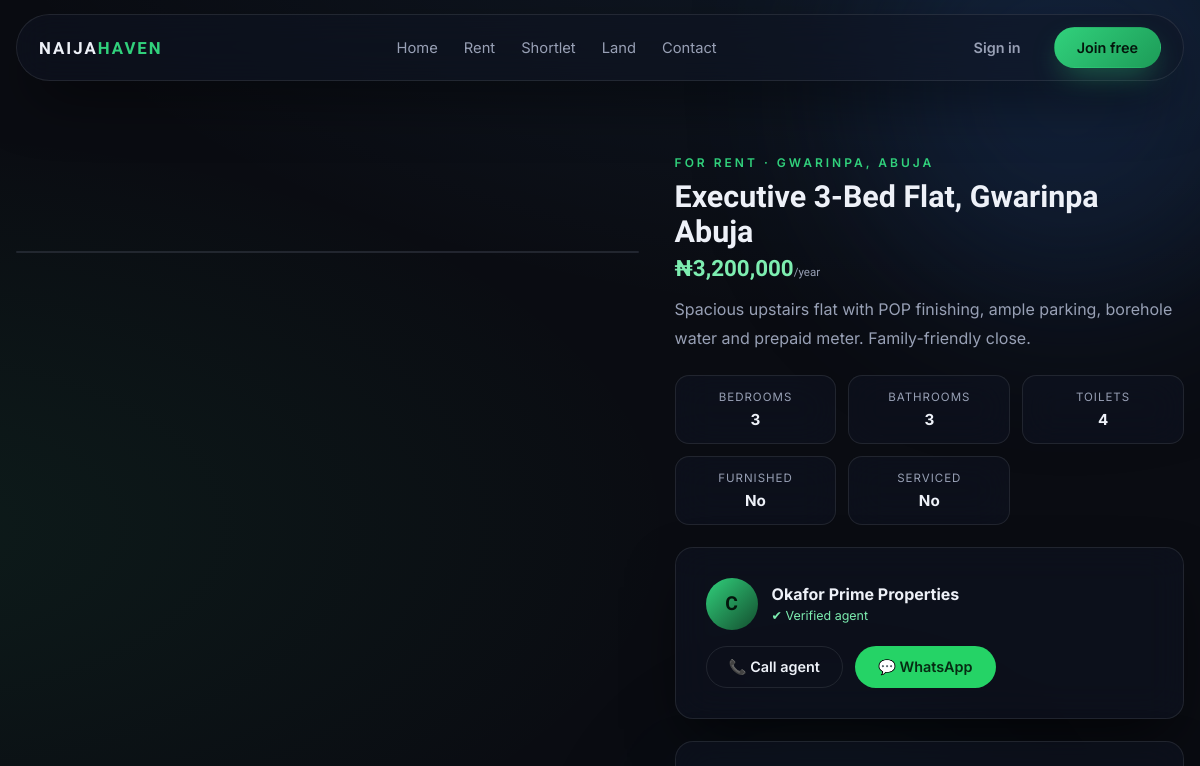
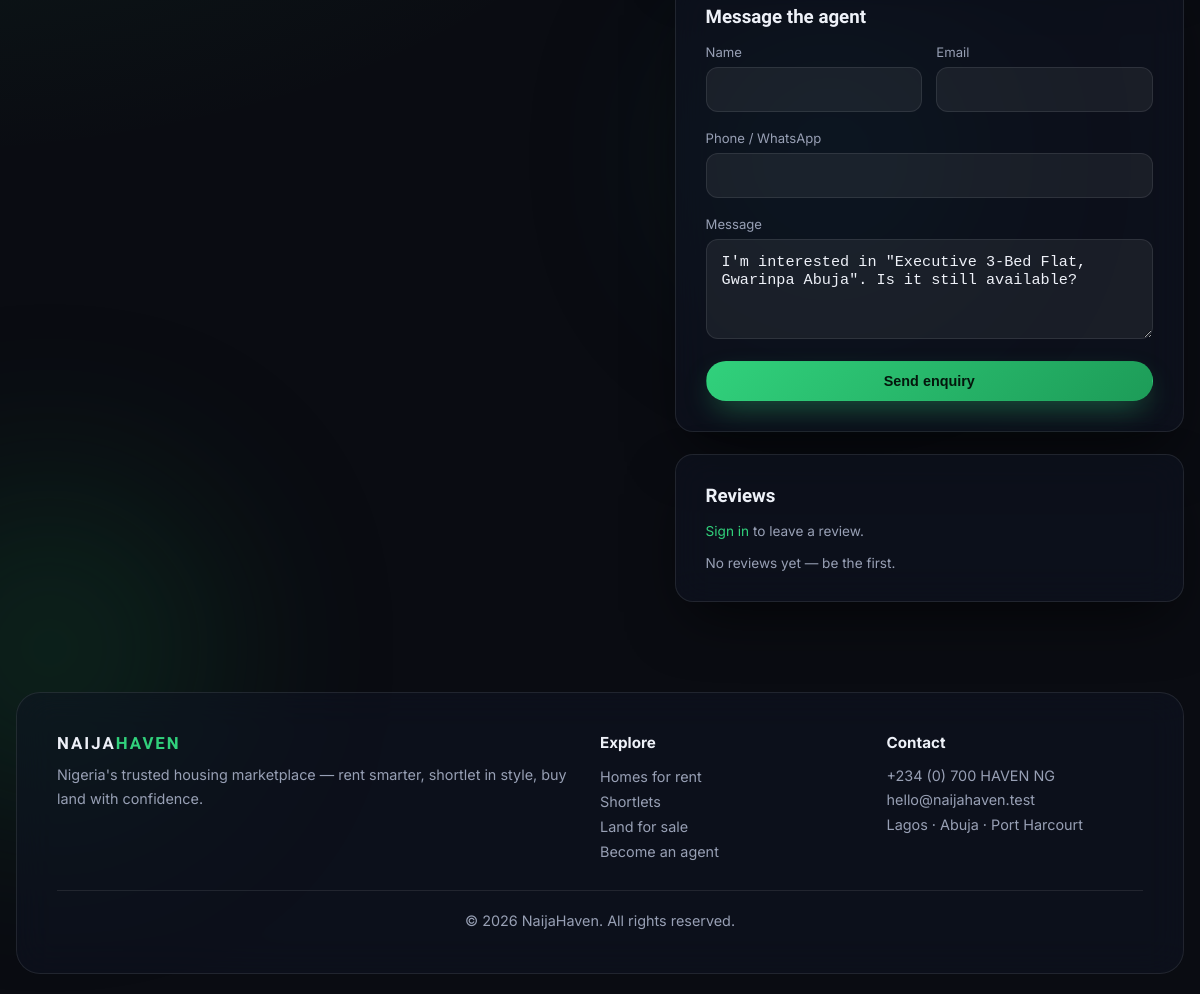
The page /property.php?id=2 on the database its author committed (2 pictures, top to bottom).
### tables this page shows
CREATE TABLE listings (
  id INT AUTO_INCREMENT PRIMARY KEY,
  agent_id INT NOT NULL,
  title VARCHAR(180) NOT NULL,
  listing_type ENUM('rent','shortlet','land') NOT NULL,
  city VARCHAR(60) NOT NULL,
  area VARCHAR(80) NOT NULL,
  address VARCHAR(255) DEFAULT NULL,
  bedrooms TINYINT DEFAULT NULL,
  bathrooms TINYINT DEFAULT NULL,
  toilets TINYINT DEFAULT NULL,
  size_sqm INT DEFAULT NULL,
  furnished TINYINT(1) DEFAULT 0,
  serviced TINYINT(1) DEFAULT 0,
  title_doc VARCHAR(80) DEFAULT NULL,        
  price_year DECIMAL(14,2) DEFAULT NULL,     
  price_night DECIMAL(12,2) DEFAULT NULL,    
  price_total DECIMAL(15,2) DEFAULT NULL,    
  description TEXT,
  image_url VARCHAR(500) DEFAULT NULL,
  featured TINYINT(1) DEFAULT 0,
  status ENUM('pending','approved','rejected','taken') DEFAULT 'pending',
  rating_avg DECIMAL(2,1) DEFAULT NULL,
  rating_count INT NOT NULL DEFAULT 0,
  created_at TIMESTAMP DEFAULT CURRENT_TIMESTAMP,
  FOREIGN KEY (agent_id) REFERENCES users(id) ON DELETE CASCADE,
  INDEX idx_browse (status, listing_type, city)
);

CREATE TABLE users (
  id INT AUTO_INCREMENT PRIMARY KEY,
  name VARCHAR(100) NOT NULL,
  email VARCHAR(150) NOT NULL UNIQUE,
  phone VARCHAR(30) DEFAULT NULL,
  whatsapp VARCHAR(30) DEFAULT NULL,
  password VARCHAR(255) NOT NULL,
  role ENUM('seeker','agent','admin') NOT NULL DEFAULT 'seeker',
  agency_name VARCHAR(150) DEFAULT NULL,
  agent_status ENUM('pending','verified','suspended') DEFAULT NULL,
  email_verified TINYINT(1) NOT NULL DEFAULT 0,
  force_password_change TINYINT(1) NOT NULL DEFAULT 0,
  created_at TIMESTAMP DEFAULT CURRENT_TIMESTAMP
);

### property.php (the view, shortened to what this page needs)
<?php
require_once __DIR__ . '/config.php';
$stmt = $pdo->prepare("SELECT l.*, u.name AS agent_name, u.agency_name, u.phone AS agent_phone, u.whatsapp, u.agent_status
                       FROM listings l JOIN users u ON u.id=l.agent_id
                       WHERE l.id=? AND l.status IN ('approved','taken')");
$stmt->execute([(int)($_GET['id'] ?? 0)]);
$l = $stmt->fetch();
$imgStmt = $pdo->prepare('SELECT image_url FROM listing_images WHERE listing_id=? ORDER BY sort_order, id');
$imgStmt->execute([$l['id']]);
$gallery = array_column($imgStmt->fetchAll(), 'image_url');
if ($l['image_url']) array_unshift($gallery, $l['image_url']);
$sent = false; $err = ''; $reviewErr = ''; $reviewSaved = false;
$reviewsStmt = $pdo->prepare('SELECT r.*, u.name FROM reviews r JOIN users u ON u.id=r.user_id WHERE r.listing_id=? ORDER BY r.created_at DESC');
$reviewsStmt->execute([$l['id']]);
$reviews = $reviewsStmt->fetchAll();
$myReview = null;
require_once __DIR__ . '/includes/header.php';
$wa = preg_replace('/\D/', '', (string)$l['whatsapp']);
?>
<section class="section">
  <div class="detail">
    <div>
      <div class="detail-img glass reveal show" style="position:relative">
      </div>
    </div>
    <div class="reveal show">
      <span class="kicker"><?= type_label($l['listing_type']) ?> · <?= e($l['area']) ?>, <?= e($l['city']) ?></span>
      <h2 style="font-size:1.9rem;margin:8px 0 6px"><?= e($l['title']) ?></h2>
      <p class="price" style="font-size:1.4rem;margin-bottom:14px"><?= listing_price($l) ?></p>
      <p style="color:var(--muted);line-height:1.8"><?= nl2br(e($l['description'])) ?></p>
      <div class="spec-grid">
        <?php if ($l['listing_type'] === 'land'): ?>
          <div class="spec glass"><small>Size</small><b><?= number_format($l['size_sqm']) ?> sqm</b></div>
          <div class="spec glass"><small>Title</small><b><?= e($l['title_doc'] ?: 'Ask agent') ?></b></div>
          <div class="spec glass"><small>Location</small><b><?= e($l['area']) ?></b></div>
        <?php else: ?>
          <div class="spec glass"><small>Bedrooms</small><b><?= (int)$l['bedrooms'] ?></b></div>
          <div class="spec glass"><small>Bathrooms</small><b><?= (int)$l['bathrooms'] ?></b></div>
          <div class="spec glass"><small>Toilets</small><b><?= (int)$l['toilets'] ?></b></div>
          <div class="spec glass"><small>Furnished</small><b><?= $l['furnished'] ? 'Yes' : 'No' ?></b></div>
          <div class="spec glass"><small>Serviced</small><b><?= $l['serviced'] ? 'Yes' : 'No' ?></b></div>
        <?php endif; ?>
      </div>
      <div class="panel glass" style="margin-bottom:22px">
        <div class="agent-box">
          <div class="agent-avatar"><?= e(strtoupper(substr($l['agent_name'], 0, 1))) ?></div>
          <div>
            <b><?= e($l['agency_name'] ?: $l['agent_name']) ?></b><br>
            <?php if ($l['agent_status'] === 'verified'): ?><span class="verified-chip">✔ Verified agent</span>
            <?php else: ?><span style="color:var(--muted);font-size:.8rem">Agent</span><?php endif; ?>
          </div>
        </div>
        <div style="display:flex;gap:12px;flex-wrap:wrap">
          <?php if ($l['agent_phone']): ?><a class="btn btn-outline" href="tel:<?= e($l['agent_phone']) ?>">📞 Call agent</a><?php endif; ?>
          <?php if ($wa): ?><a class="btn wa-btn" target="_blank" rel="noopener" href="https://wa.me/<?= $wa ?>?text=<?= urlencode('Hello, I am interested in: ' . $l['title'] . ' on NaijaHaven') ?>">💬 WhatsApp</a><?php endif; ?>
        </div>
      </div>
      <div class="panel glass" id="enquire" style="margin-bottom:22px">
        <h3 style="margin-bottom:16px">Message the agent</h3>
        <?php if ($sent): ?>
          <p style="color:#7dedb0">✓ Sent! The agent will reach out shortly.</p>
        <?php else: ?>
          <form method="post">
            <div class="form-row">
              <div class="form-group"><label>Name</label><input name="name" required value="<?= e($_SESSION['name'] ?? '') ?>"></div>
              <div class="form-group"><label>Email</label><input type="email" name="email" required value="<?= e($_SESSION['email'] ?? '') ?>"></div>
            </div>
            <div class="form-group"><label>Phone / WhatsApp</label><input name="phone"></div>
            <div class="form-group"><label>Message</label><textarea name="message" rows="4" required>I'm interested in "<?= e($l['title']) ?>". Is it still available?</textarea></div>
            <button class="btn btn-gold btn-block">Send enquiry</button>
          </form>
        <?php endif; ?>
      </div>
      <div class="panel glass" id="reviews">
        <h3 style="margin-bottom:16px">Reviews <?php if ($l['rating_count']): ?><span style="color:var(--muted);font-weight:400"> · <?= star_html($l['rating_avg'], $l['rating_count']) ?></span><?php endif; ?></h3>
        <?php if (is_logged_in()): ?>
          <?php if ($reviewSaved): ?><p style="color:#7dedb0;margin-bottom:14px">✓ Thanks for your review!</p><?php endif; ?>
          <?php if ($reviewErr): ?><div class="error-box"><?= e($reviewErr) ?></div><?php endif; ?>
          <form method="post" style="margin-bottom:20px">
            <input type="hidden" name="csrf" value="<?= csrf_token() ?>">
            <input type="hidden" name="form" value="review">
            <div class="form-group"><label>Your rating</label>
              <select name="rating">
                <?php for ($s = 5; $s >= 1; $s--): ?><option value="<?= $s ?>" <?= ($myReview['rating'] ?? 0) == $s ? 'selected' : '' ?>><?= str_repeat('★', $s) ?> (<?= $s ?>)</option><?php endfor; ?>
              </select>
            </div>
            <div class="form-group"><label>Comment (optional)</label><textarea name="comment" rows="3"><?= e($myReview['comment'] ?? '') ?></textarea></div>
            <button class="btn btn-outline"><?= $myReview ? 'Update your review' : 'Submit review' ?></button>
          </form>
        <?php else: ?>
          <p class="hint" style="text-align:left;margin-bottom:16px"><a href="login.php">Sign in</a> to leave a review.</p>
        <?php endif; ?>
        <?php if (!$reviews): ?>
          <p class="hint" style="text-align:left">No reviews yet — be the first.</p>
        <?php endif; ?>
      </div>
    </div>
  </div>
</section>
<?php require_once __DIR__ . '/includes/footer.php'; ?>

### includes/header.php (shortened to what this page needs)
<?php require_once __DIR__ . '/../config.php'; ?>
<!DOCTYPE html>
<html lang="en">
<head>
<link rel="stylesheet" href="assets/css/style.css">
</head>
<body>
<div class="bg-orbs"><span></span><span></span><span></span></div>
<header class="nav glass">
  <a class="logo" href="index.php">NAIJA<span>HAVEN</span></a>
  <nav class="nav-links" id="navLinks">
    <a href="index.php">Home</a>
    <a href="rent.php">Rent</a>
    <a href="shortlet.php">Shortlet</a>
    <a href="land.php">Land</a>
    <a href="contact.php">Contact</a>
  </nav>
  <div class="nav-actions">
    <?php if (is_logged_in()): ?>
      <?php $notifBase = ''; require __DIR__ . '/notif_bell.php'; ?>
      <a class="btn btn-ghost" href="account.php">Hi, <?= e(explode(' ', $_SESSION['name'])[0]) ?></a>
      <a class="btn btn-outline" href="logout.php">Logout</a>
    <?php else: ?>
      <a class="btn btn-ghost" href="login.php">Sign in</a>
      <a class="btn btn-gold" href="register.php">Join free</a>
    <?php endif; ?>
  </div>
</header>
<main>

### config.php (shortened to what this page needs)
<?php
function e($str) { return htmlspecialchars((string)$str, ENT_QUOTES, 'UTF-8'); }
function money($n) { return CURRENCY . number_format((float)$n, 0); }
function is_logged_in() { return isset($_SESSION['user_id']); }
function listing_price($l) {
    switch ($l['listing_type']) {
        case 'rent':     return money($l['price_year']) . '<small>/year</small>';
    }
    return '';
}
function type_label($t) {
    return ['rent' => 'For Rent', 'shortlet' => 'Shortlet', 'land' => 'Land'][$t] ?? $t;
}

### includes/footer.php (shortened to what this page needs)
</main>
<footer class="footer glass">
  <div class="footer-grid">
    <div>
      <div class="logo">NAIJA<span>HAVEN</span></div>
      <p>Nigeria's trusted housing marketplace — rent smarter, shortlet in style, buy land with confidence.</p>
    </div>
    <div>
      <h4>Explore</h4>
      <a href="rent.php">Homes for rent</a>
      <a href="shortlet.php">Shortlets</a>
      <a href="land.php">Land for sale</a>
      <a href="register.php">Become an agent</a>
    </div>
    <div>
      <h4>Contact</h4>
      <p>+234 (0) 700 HAVEN NG<br>hello@naijahaven.test<br>Lagos · Abuja · Port Harcourt</p>
    </div>
  </div>
  <p class="copy">© <?= date('Y') ?> <?= SITE_NAME ?>. All rights reserved.</p>
</footer>
</body>
</html>

### rows shown on the page
listings: listing_type "FOR RENT", area "GWARINPA", city "ABUJA", title "Executive 3-Bed Flat, Gwarinpa Abuja", price_year "₦3,200,000", description "Spacious upstairs flat with POP finishing, ample parking, borehole water and prepaid meter. Family-friendly close.", bedrooms "3", bathrooms "3", toilets "4", agent.name "C", agent.agency_name "Okafor Prime Properties", message "I'm interested in \"Executive 3-Bed Flat, Gwarinpa Abuja\". Is it still available?"

### other values the page prints
SITE_NAME "NaijaHaven"
